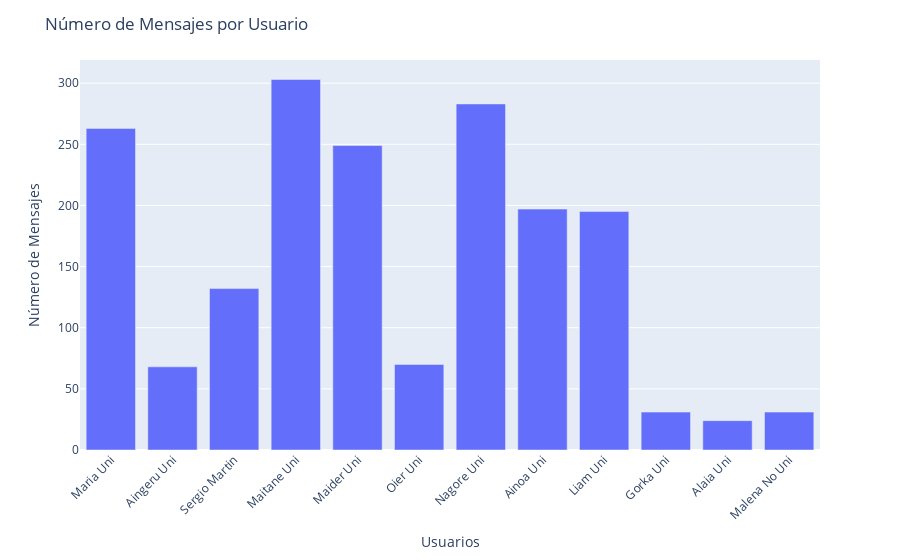
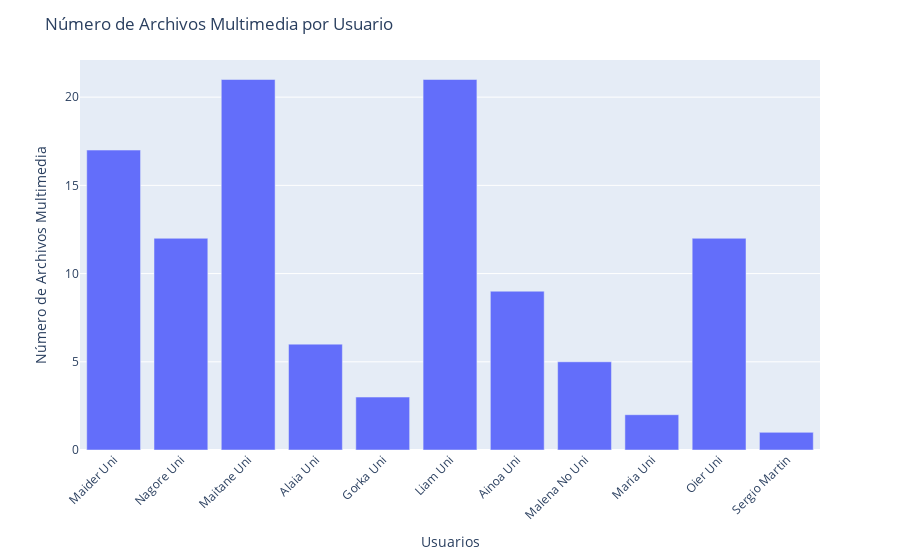

The cell these charts' notebook holds for them, in order:
### Code cell
# Gráfico de barras para el número de mensajes por usuario
users = list(user_msg.keys())
messages = list(user_msg.values())

fig1 = px.bar(x=users, y=messages, labels={'x': 'Usuarios', 'y': 'Número de Mensajes'})
fig1.update_layout(title='Número de Mensajes por Usuario', xaxis_tickangle=-45)
fig1.show()

# Gráfico de barras para el número de archivos multimedia por usuario
users_media = list(user_multimedia.keys())
media_count = list(user_multimedia.values())

fig2 = px.bar(x=users_media, y=media_count, labels={'x': 'Usuarios', 'y': 'Número de Archivos Multimedia'})
fig2.update_layout(title='Número de Archivos Multimedia por Usuario', xaxis_tickangle=-45)
fig2.show()

### Figure 1 — Plotly figure (JSON) as saved in the notebook; plotly's stock layout.template omitted (floating-point values rounded to 4 significant figures)
{"data": [{"alignmentgroup": "True", "hovertemplate": "Usuarios=%{x}<br>Número de Mensajes=%{y}<extra></extra>", "legendgroup": "", "marker": {"color": "#636efa", "pattern": {"shape": ""}}, "name": "", "offsetgroup": "", "orientation": "v", "showlegend": false, "textposition": "auto", "type": "bar", "x": ["Maria Uni", "Aingeru Uni", "Sergio Martin", "Maitane Uni", "Maider Uni", "Oier Uni", "Nagore Uni", "Ainoa Uni", "Liam Uni", "Gorka Uni", "Alaia Uni", "Malena No Uni"], "xaxis": "x", "y": [263, 68, 132, 303, 249, 70, 283, 197, 195, 31, 24, 31], "yaxis": "y"}], "layout": {"barmode": "relative", "legend": {"tracegroupgap": 0}, "margin": {"t": 60}, "title": {"text": "Número de Mensajes por Usuario"}, "xaxis": {"anchor": "y", "domain": [0, 1], "tickangle": -45, "title": {"text": "Usuarios"}}, "yaxis": {"anchor": "x", "domain": [0, 1], "title": {"text": "Número de Mensajes"}}}}

### Figure 2 — Plotly figure (JSON) as saved in the notebook; plotly's stock layout.template omitted (floating-point values rounded to 4 significant figures)
{"data": [{"alignmentgroup": "True", "hovertemplate": "Usuarios=%{x}<br>Número de Archivos Multimedia=%{y}<extra></extra>", "legendgroup": "", "marker": {"color": "#636efa", "pattern": {"shape": ""}}, "name": "", "offsetgroup": "", "orientation": "v", "showlegend": false, "textposition": "auto", "type": "bar", "x": ["Maider Uni", "Nagore Uni", "Maitane Uni", "Alaia Uni", "Gorka Uni", "Liam Uni", "Ainoa Uni", "Malena No Uni", "Maria Uni", "Oier Uni", "Sergio Martin"], "xaxis": "x", "y": [17, 12, 21, 6, 3, 21, 9, 5, 2, 12, 1], "yaxis": "y"}], "layout": {"barmode": "relative", "legend": {"tracegroupgap": 0}, "margin": {"t": 60}, "title": {"text": "Número de Archivos Multimedia por Usuario"}, "xaxis": {"anchor": "y", "domain": [0, 1], "tickangle": -45, "title": {"text": "Usuarios"}}, "yaxis": {"anchor": "x", "domain": [0, 1], "title": {"text": "Número de Archivos Multimedia"}}}}
